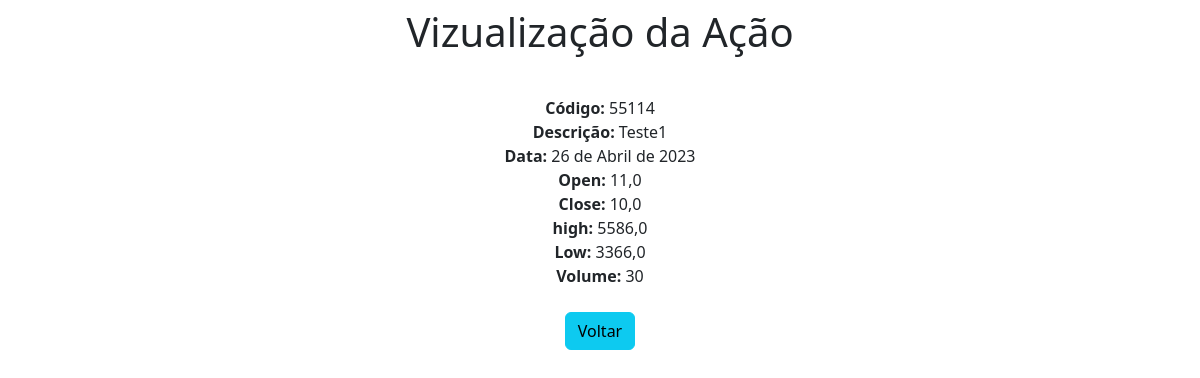
Page /view/2/ on the committed database.
### app/models.py (models this page shows, shortened)
class Acoes(models.Model):
    codigo = models.IntegerField()
    descricao = models.CharField(max_length=200)
    data = models.DateField()
    open = models.FloatField()
    close = models.FloatField()
    high = models.FloatField()
    low = models.FloatField()
    volume = models.IntegerField()

### app/views.py (the view)
# urls.py: path('view/<int:pk>/', view, name='view'),
def view(request, pk):
    data = {}
    data['db'] = Acoes.objects.get(pk=pk)
    return render(request, 'view.html', data)

### app/templates/view.html (shortened to what this page needs)
<!doctype html>
<html lang="pt-br">
  <head>
    <link href="https://cdn.jsdelivr.net/npm/bootstrap@5.3.0-alpha2/dist/css/bootstrap.min.css" rel="stylesheet">
  </head>
  <body>
    <div class="col-8 m-auto pt-2 pb-2 text-center">
        <h1>Vizualização da Ação</h1>
    </div>
    <div class="col-8 m-auto pt-4 pb-2 text-center">
    <strong>Código: </strong>{{ db.codigo }}<br>
    <strong>Descrição: </strong>{{ db.descricao }}</br>
    <strong>Data: </strong>{{ db.data }}<br>
    <strong>Open: </strong>{{ db.open }}<br>
    <strong>Close: </strong>{{ db.close }}<br>
    <strong>high: </strong>{{ db.high }}<br>
    <strong>Low: </strong>{{ db.low }}<br>
    <strong>Volume: </strong>{{ db.volume }}<br>
    </div>
    <div class="col-8 m-auto pt-3 pb-2 text-center">
        <a href="/" class="btn btn-info">Voltar</a>
    </div>
 </body>
</html>

### rows in the picture
Acoes: codigo "55114", descricao "Teste1", data "26 de Abril de 2023", open "11,0", close "10,0", high "5586,0", low "3366,0", volume "30"
